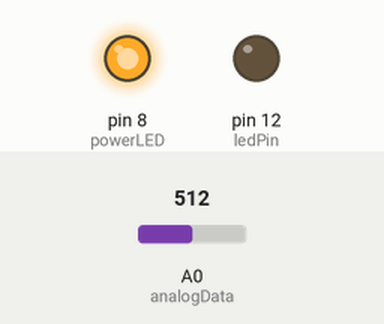
This sketch was run on a simulated Arduino Uno, built with avr-gcc and run on an emulated ATmega328P. Shown: output pins drawn as LEDs (lit = HIGH). The inputs (shaded band) are chosen by the test bench; at power-on: A0 (analogData) = 512.

Above: at 0.1 s.
At 1.1 s:
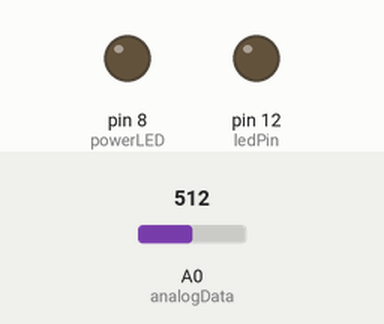
At 18.1 s:
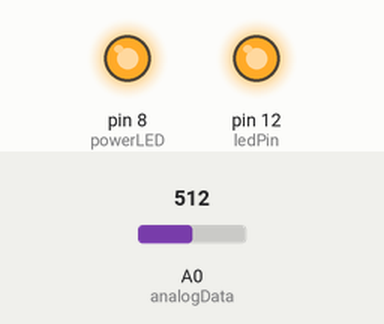
At 37.1 s:
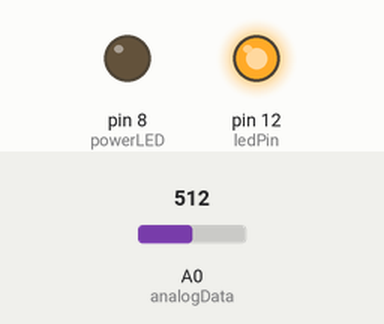
Timing chart, 0 to 40.0 s (numbered marks = the images above):
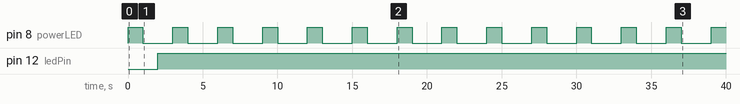

Measured:
- by itself, pin 8 (powerLED): alternates HIGH for 1.0 s and LOW for 2.0 s
- by itself, pin 12 (ledPin): LOW → HIGH at 2.0 s

The sketch:

capstone440.ino
```cpp
/**
Set up variables for pins
**/
// pin assignment to power the LED to detect dust in sensor
int powerLED = 8;
// pin for reading analog data set up
int analogData = 0;
// turn on LED for testing
int ledPin = 12;
// value that data is returned to
int returnData =0;

void setup() {
  // put your setup code here, to run once:

  //Set digital pin as output
  pinMode(powerLED, OUTPUT);
  pinMode(ledPin, OUTPUT);
}

void loop() {
  // put your main code here, to run repeatedly:
  // Turn on led in sensor
    digitalWrite(powerLED, HIGH);   // sets the LED on
    delay(1000);  //this will need to be readjusted

  //Turn off led in sensor
    digitalWrite(powerLED, LOW);    // sets the LED off
    delay(1000);                  // waits for a second

   // Read data from pins
   returnData = analogRead(analogData);

 // If analogdata is not 0 then turn on test LED
    if(returnData != 0){
      digitalWrite(ledPin, HIGH);
      delay(1000);
    }else{
      digitalWrite(ledPin, LOW);
      delay(1000);
    }

returnData = 0;
  //TODO timings for the pins and LED

}
```
